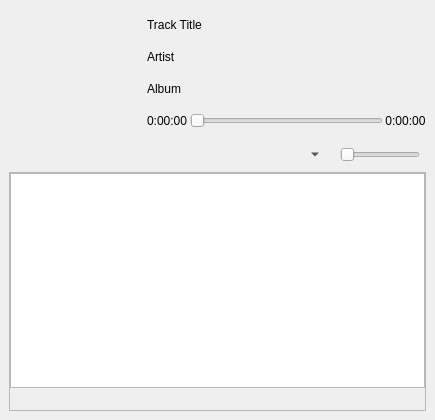
<?xml version="1.0" encoding="UTF-8"?>
<ui version="4.0">
 <class>MainWindow</class>
 <widget class="QMainWindow" name="MainWindow">
  <property name="geometry">
   <rect>
    <x>0</x>
    <y>0</y>
    <width>435</width>
    <height>420</height>
   </rect>
  </property>
  <property name="minimumSize">
   <size>
    <width>435</width>
    <height>0</height>
   </size>
  </property>
  <property name="windowTitle">
   <string notr="true">PQMusic</string>
  </property>
  <property name="windowIcon">
   <iconset resource="../images.qrc">
    <normaloff>:/icon.svg</normaloff>:/icon.svg</iconset>
  </property>
  <property name="whatsThis">
   <string notr="true"/>
  </property>
  <property name="styleSheet">
   <string notr="true"/>
  </property>
  <property name="locale">
   <locale language="English" country="UnitedStates"/>
  </property>
  <property name="toolButtonStyle">
   <enum>Qt::ToolButtonFollowStyle</enum>
  </property>
  <widget class="QWidget" name="centralwidget">
   <layout class="QGridLayout" name="gridLayout" rowstretch="0,0,0,1" columnstretch="0,0">
    <item row="3" column="0" colspan="2">
     <widget class="QFrame" name="playListFrame">
      <property name="frameShape">
       <enum>QFrame::StyledPanel</enum>
      </property>
      <property name="frameShadow">
       <enum>QFrame::Raised</enum>
      </property>
      <layout class="QGridLayout" name="gridLayout_2" rowstretch="1,0">
       <property name="leftMargin">
        <number>0</number>
       </property>
       <property name="topMargin">
        <number>0</number>
       </property>
       <property name="rightMargin">
        <number>0</number>
       </property>
       <property name="bottomMargin">
        <number>0</number>
       </property>
       <property name="spacing">
        <number>0</number>
       </property>
       <item row="0" column="0">
        <layout class="QVBoxLayout" name="verticalLayout">
         <item>
          <widget class="QListView" name="playlistView">
           <property name="editTriggers">
            <set>QAbstractItemView::NoEditTriggers</set>
           </property>
           <property name="selectionMode">
            <enum>QAbstractItemView::MultiSelection</enum>
           </property>
          </widget>
         </item>
        </layout>
       </item>
       <item row="1" column="0">
        <layout class="QHBoxLayout" name="playlistBtnLayout">
         <item>
          <widget class="QPushButton" name="listAddButton">
           <property name="text">
            <string/>
           </property>
           <property name="icon">
            <iconset theme="list-add">
             <normaloff>.</normaloff>.</iconset>
           </property>
           <property name="flat">
            <bool>true</bool>
           </property>
          </widget>
         </item>
         <item>
          <widget class="QPushButton" name="listRemoveButton">
           <property name="text">
            <string/>
           </property>
           <property name="icon">
            <iconset theme="list-remove">
             <normaloff>.</normaloff>.</iconset>
           </property>
           <property name="flat">
            <bool>true</bool>
           </property>
          </widget>
         </item>
         <item>
          <widget class="QPushButton" name="listClearButton">
           <property name="text">
            <string/>
           </property>
           <property name="icon">
            <iconset theme="edit-clear-all">
             <normaloff>.</normaloff>.</iconset>
           </property>
           <property name="flat">
            <bool>true</bool>
           </property>
          </widget>
         </item>
         <item>
          <widget class="QPushButton" name="savePlButton">
           <property name="text">
            <string/>
           </property>
           <property name="icon">
            <iconset theme="document-export">
             <normaloff>.</normaloff>.</iconset>
           </property>
           <property name="flat">
            <bool>true</bool>
           </property>
          </widget>
         </item>
         <item>
          <spacer name="horizontalSpacer_2">
           <property name="orientation">
            <enum>Qt::Horizontal</enum>
           </property>
           <property name="sizeHint" stdset="0">
            <size>
             <width>40</width>
             <height>20</height>
            </size>
           </property>
          </spacer>
         </item>
        </layout>
       </item>
      </layout>
     </widget>
    </item>
    <item row="2" column="1">
     <layout class="QHBoxLayout" name="optionsLayout" stretch="0,0,0,0,0,0,0">
      <item>
       <widget class="QPushButton" name="playlistButton">
        <property name="text">
         <string/>
        </property>
        <property name="icon">
         <iconset theme="view-media-playlist">
          <normaloff>.</normaloff>.</iconset>
        </property>
        <property name="checkable">
         <bool>true</bool>
        </property>
        <property name="checked">
         <bool>false</bool>
        </property>
        <property name="flat">
         <bool>true</bool>
        </property>
       </widget>
      </item>
      <item>
       <widget class="QPushButton" name="repeatButton">
        <property name="enabled">
         <bool>false</bool>
        </property>
        <property name="text">
         <string/>
        </property>
        <property name="icon">
         <iconset theme="media-playlist-repeat">
          <normaloff>.</normaloff>.</iconset>
        </property>
        <property name="checkable">
         <bool>true</bool>
        </property>
        <property name="flat">
         <bool>true</bool>
        </property>
       </widget>
      </item>
      <item>
       <widget class="QPushButton" name="suffleButton">
        <property name="enabled">
         <bool>false</bool>
        </property>
        <property name="text">
         <string/>
        </property>
        <property name="icon">
         <iconset theme="media-playlist-shuffle">
          <normaloff>.</normaloff>.</iconset>
        </property>
        <property name="checkable">
         <bool>true</bool>
        </property>
        <property name="flat">
         <bool>true</bool>
        </property>
       </widget>
      </item>
      <item>
       <widget class="QToolButton" name="menuButton">
        <property name="text">
         <string/>
        </property>
        <property name="icon">
         <iconset theme="application-menu">
          <normaloff>.</normaloff>.</iconset>
        </property>
        <property name="popupMode">
         <enum>QToolButton::MenuButtonPopup</enum>
        </property>
        <property name="autoRaise">
         <bool>true</bool>
        </property>
        <property name="arrowType">
         <enum>Qt::NoArrow</enum>
        </property>
       </widget>
      </item>
      <item>
       <widget class="QLabel" name="iconVol">
        <property name="text">
         <string/>
        </property>
       </widget>
      </item>
      <item>
       <widget class="QSlider" name="volumeSlider">
        <property name="minimumSize">
         <size>
          <width>80</width>
          <height>0</height>
         </size>
        </property>
        <property name="maximumSize">
         <size>
          <width>80</width>
          <height>16777215</height>
         </size>
        </property>
        <property name="orientation">
         <enum>Qt::Horizontal</enum>
        </property>
       </widget>
      </item>
      <item>
       <spacer name="horizontalSpacer">
        <property name="orientation">
         <enum>Qt::Horizontal</enum>
        </property>
        <property name="sizeHint" stdset="0">
         <size>
          <width>0</width>
          <height>20</height>
         </size>
        </property>
       </spacer>
      </item>
     </layout>
    </item>
    <item row="0" column="0">
     <widget class="QLabel" name="labelCover">
      <property name="minimumSize">
       <size>
        <width>0</width>
        <height>128</height>
       </size>
      </property>
      <property name="maximumSize">
       <size>
        <width>128</width>
        <height>128</height>
       </size>
      </property>
      <property name="text">
       <string notr="true"/>
      </property>
      <property name="pixmap">
       <pixmap resource="../images.qrc">:/icon.svg</pixmap>
      </property>
      <property name="scaledContents">
       <bool>true</bool>
      </property>
      <property name="alignment">
       <set>Qt::AlignCenter</set>
      </property>
     </widget>
    </item>
    <item row="2" column="0">
     <layout class="QHBoxLayout" name="playerLayout" stretch="0,0,0">
      <item>
       <widget class="QPushButton" name="queuePrevButton">
        <property name="enabled">
         <bool>false</bool>
        </property>
        <property name="text">
         <string/>
        </property>
        <property name="icon">
         <iconset theme="media-skip-backward">
          <normaloff>.</normaloff>.</iconset>
        </property>
        <property name="iconSize">
         <size>
          <width>22</width>
          <height>16</height>
         </size>
        </property>
        <property name="autoDefault">
         <bool>false</bool>
        </property>
        <property name="default">
         <bool>false</bool>
        </property>
        <property name="flat">
         <bool>true</bool>
        </property>
       </widget>
      </item>
      <item>
       <widget class="QPushButton" name="playButton">
        <property name="enabled">
         <bool>false</bool>
        </property>
        <property name="minimumSize">
         <size>
          <width>0</width>
          <height>0</height>
         </size>
        </property>
        <property name="baseSize">
         <size>
          <width>0</width>
          <height>0</height>
         </size>
        </property>
        <property name="styleSheet">
         <string notr="true"/>
        </property>
        <property name="text">
         <string/>
        </property>
        <property name="icon">
         <iconset theme="media-playback-start">
          <normaloff>.</normaloff>.</iconset>
        </property>
        <property name="iconSize">
         <size>
          <width>32</width>
          <height>32</height>
         </size>
        </property>
        <property name="flat">
         <bool>true</bool>
        </property>
       </widget>
      </item>
      <item>
       <widget class="QPushButton" name="queueNextButton">
        <property name="enabled">
         <bool>false</bool>
        </property>
        <property name="text">
         <string/>
        </property>
        <property name="icon">
         <iconset theme="media-skip-forward">
          <normaloff>.</normaloff>.</iconset>
        </property>
        <property name="flat">
         <bool>true</bool>
        </property>
       </widget>
      </item>
     </layout>
    </item>
    <item row="0" column="1">
     <widget class="QWidget" name="infoWidget" native="true">
      <property name="maximumSize">
       <size>
        <width>340</width>
        <height>16777215</height>
       </size>
      </property>
      <layout class="QVBoxLayout" name="verticalLayout_2" stretch="0,0,0,0">
       <property name="spacing">
        <number>0</number>
       </property>
       <property name="leftMargin">
        <number>0</number>
       </property>
       <property name="topMargin">
        <number>0</number>
       </property>
       <property name="rightMargin">
        <number>0</number>
       </property>
       <property name="bottomMargin">
        <number>0</number>
       </property>
       <item>
        <widget class="QLabel" name="titleLabel">
         <property name="text">
          <string>Track Title</string>
         </property>
         <property name="wordWrap">
          <bool>true</bool>
         </property>
        </widget>
       </item>
       <item>
        <widget class="QLabel" name="artistLabel">
         <property name="text">
          <string>Artist</string>
         </property>
        </widget>
       </item>
       <item>
        <widget class="QLabel" name="albumLabel">
         <property name="text">
          <string>Album</string>
         </property>
        </widget>
       </item>
       <item>
        <layout class="QHBoxLayout" name="timeLayout" stretch="0,0,0">
         <property name="spacing">
          <number>2</number>
         </property>
         <property name="leftMargin">
          <number>0</number>
         </property>
         <property name="rightMargin">
          <number>0</number>
         </property>
         <item>
          <widget class="QLabel" name="timeLabel">
           <property name="minimumSize">
            <size>
             <width>0</width>
             <height>0</height>
            </size>
           </property>
           <property name="maximumSize">
            <size>
             <width>16777215</width>
             <height>16777215</height>
            </size>
           </property>
           <property name="sizeIncrement">
            <size>
             <width>50</width>
             <height>0</height>
            </size>
           </property>
           <property name="baseSize">
            <size>
             <width>0</width>
             <height>0</height>
            </size>
           </property>
           <property name="styleSheet">
            <string notr="true">QLabel {
	width: 200px
}</string>
           </property>
           <property name="text">
            <string notr="true">0:00:00</string>
           </property>
          </widget>
         </item>
         <item>
          <widget class="QSlider" name="timeSlider">
           <property name="orientation">
            <enum>Qt::Horizontal</enum>
           </property>
          </widget>
         </item>
         <item>
          <widget class="QLabel" name="totalTimeLabel">
           <property name="text">
            <string notr="true">0:00:00</string>
           </property>
           <property name="alignment">
            <set>Qt::AlignCenter</set>
           </property>
          </widget>
         </item>
        </layout>
       </item>
      </layout>
     </widget>
    </item>
   </layout>
  </widget>
 </widget>
 <resources>
  <include location="../images.qrc"/>
 </resources>
 <connections/>
</ui>
